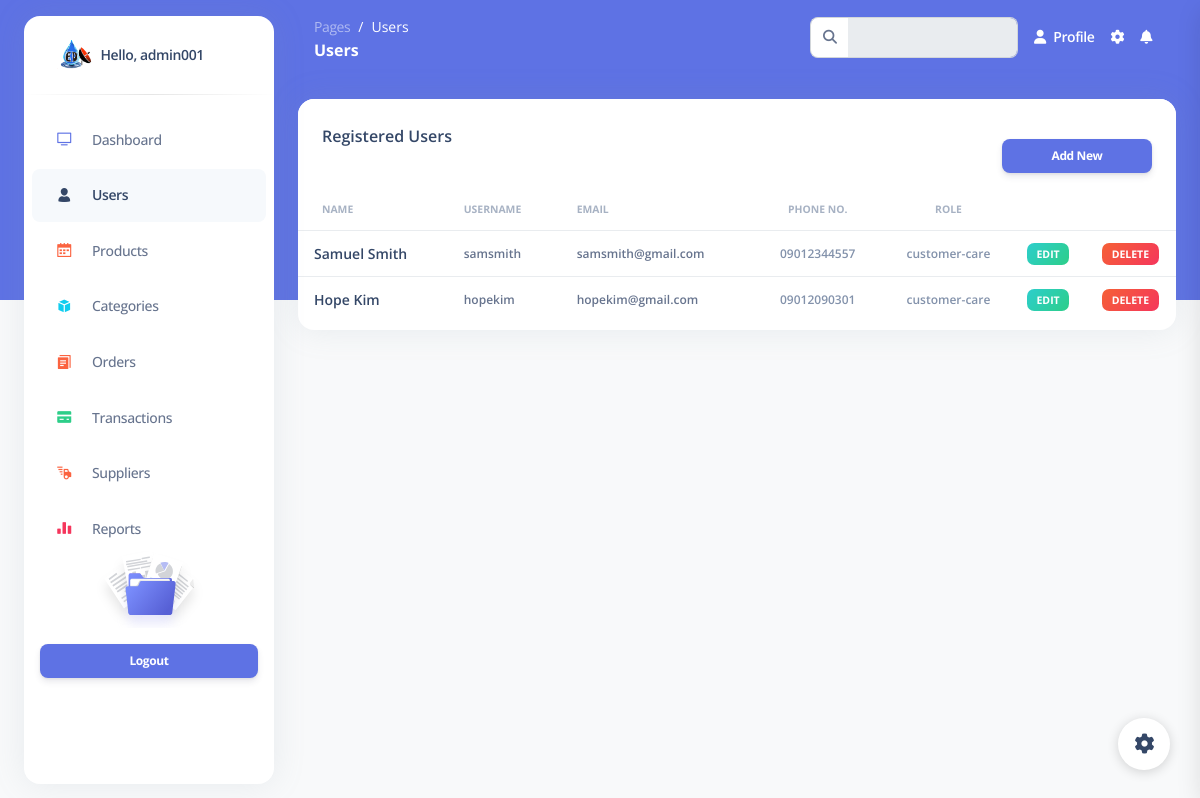
The page /admin/pages/users.php (signed in) on the database its author committed.
### tables this page shows
CREATE TABLE `users` (
  `id` int(11) NOT NULL,
  `firstname` varchar(255) NOT NULL,
  `lastname` varchar(255) NOT NULL,
  `username` varchar(255) NOT NULL,
  `email` varchar(255) NOT NULL,
  `phone` varchar(255) NOT NULL,
  `usertype` varchar(255) NOT NULL,
  `password` varchar(255) NOT NULL
);

### functions/userfunctions.php (called while the page is built, shortened)
<?php
function getAllUsers($table) {
    global $conn;
    $query = "SELECT * FROM $table WHERE usertype != 'admin' ORDER BY id DESC";
    return $query_run = mysqli_query($conn, $query);
}
?>

### admin/pages/users.php (the view, shortened to what this page needs)
<?php
require_once '../../functions/userfunctions.php';
?>
<!DOCTYPE html>
<html lang="en">
<head>
  <link rel="stylesheet" href="//cdn.jsdelivr.net/npm/alertifyjs@1.13.1/build/css/alertify.min.css"/>
  <link href="../assets/css/nucleo-icons.css" rel="stylesheet" />
  <link href="../assets/css/nucleo-svg.css" rel="stylesheet" />
  <link href="../assets/css/nucleo-svg.css" rel="stylesheet" />
  <link id="pagestyle" href="../assets/css/argon-dashboard.css?v=2.0.4" rel="stylesheet" />
</head>
<body class="g-sidenav-show   bg-gray-100">
  <aside class="sidenav bg-white navbar navbar-vertical navbar-expand-xs border-0 border-radius-xl my-3 fixed-start ms-4 " id="sidenav-main">
    <div class="sidenav-header">
      <a class="navbar-brand m-0" href="./profile.html">
        <img src="../logo.png" class="navbar-brand-img h-100" alt="main_logo">
        <span class="ms-1 font-weight-bold">
          <?php echo "Hello, ".$_SESSION['sessionuser']?>
        </span>
      </a>
    </div>
    <hr class="horizontal dark mt-0">
    <div class="collapse navbar-collapse  w-auto " id="sidenav-collapse-main">
      <ul class="navbar-nav">
        <li class="nav-item">
          <a class="nav-link" href="../index.php">
            <div class="icon icon-shape icon-sm border-radius-md text-center me-2 d-flex align-items-center justify-content-center">
              <i class="ni ni-tv-2 text-primary text-sm opacity-10"></i>
            </div>
            <span class="nav-link-text ms-1">Dashboard</span>
          </a>
        </li>
        <li class="nav-item " data-target="user">
          <a class="nav-link active" href="./users.php" data-target="user">
            <div class="icon icon-shape icon-sm border-radius-md me-2 text-center me-2 d-flex align-items-center justify-content-center " data-target="user">
              <i class="ni ni-single-02 text-dark text-sm opacity-10 " data-target="user"></i>
            </div>
            <span class="nav-link-text ms-1 " data-target="user">Users</span>
          </a>
        </li>
        <li class="nav-item">
          <a class="nav-link " href="./products.php">
            <div class="icon icon-shape icon-sm border-radius-md text-center me-2 d-flex align-items-center justify-content-center">
              <i class="ni ni-calendar-grid-58 text-warning text-sm opacity-10"></i>
            </div>
            <span class="nav-link-text ms-1">Products</span>
          </a>
        </li>
        <li class="nav-item">
          <a class="nav-link " href="./categories.php">
            <div class="icon icon-shape icon-sm border-radius-md text-center me-2 d-flex align-items-center justify-content-center">
              <i class="ni ni-app text-info text-sm opacity-10"></i>
            </div>
            <span class="nav-link-text ms-1">Categories</span>
          </a>
        </li>
        <li class="nav-item">
          <a class="nav-link " href="./orders.php">
            <div class="icon icon-shape icon-sm border-radius-md text-center me-2 d-flex align-items-center justify-content-center">
              <i class="ni ni-single-copy-04 text-warning text-sm opacity-10"></i>
            </div>
            <span class="nav-link-text ms-1">Orders</span>
          </a>
        </li>
        <li class="nav-item">
          <a class="nav-link " href="./transactions.php">
            <div class="icon icon-shape icon-sm border-radius-md text-center me-2 d-flex align-items-center justify-content-center">
              <i class="ni ni-credit-card text-success text-sm opacity-10"></i>
            </div>
            <span class="nav-link-text ms-1">Transactions</span>
          </a>
        </li>
        <li class="nav-item">
          <a class="nav-link " href="./suppliers.php">
            <div class="icon icon-shape icon-sm border-radius-md text-center me-2 d-flex align-items-center justify-content-center">
              <i class="ni ni-delivery-fast text-warning text-sm opacity-10"></i>
            </div>
            <span class="nav-link-text ms-1">Suppliers</span>
          </a>
        </li>
        <li class="nav-item">
          <a class="nav-link " href="./reports.php">
            <div class="icon icon-shape icon-sm border-radius-md text-center me-2 d-flex align-items-center justify-content-center">
              <i class="ni ni-chart-bar-32 text-danger text-sm opacity-10"></i>
            </div>
            <span class="nav-link-text ms-1">Reports</span>
          </a>
        </li>
      </ul>
    </div>
    <div class="sidenav-footer mx-3 ">
      <div class="card card-plain shadow-none" id="sidenavCard">
        <img class="w-50 mx-auto" src="../assets/img/illustrations/icon-documentation.svg" alt="sidebar_illustration">
        <div class="card-body text-center p-3 w-100 pt-0">
        </div>
      </div>
      <a class="btn btn-primary btn-sm mb-0 w-100" onclick="return confirm('Are you sure to logout?')" href="../../includes/logout.php" type="button">Logout</a>
    </div>
  </aside>
  <main class="main-content position-relative border-radius-lg ">
    <nav class="navbar navbar-main navbar-expand-lg px-0 mx-4 shadow-none border-radius-xl " id="navbarBlur" data-scroll="false">
      <div class="container-fluid py-1 px-3">
        <nav aria-label="breadcrumb">
          <ol class="breadcrumb bg-transparent mb-0 pb-0 pt-1 px-0 me-sm-6 me-5">
            <li class="breadcrumb-item text-sm"><a class="opacity-5 text-white" href="javascript:;">Pages</a></li>
            <li class="breadcrumb-item text-sm text-white active" aria-current="page">Users</li>
          </ol>
          <h6 class="font-weight-bolder text-white mb-0">Users</h6>
        </nav>
        <div class="collapse navbar-collapse mt-sm-0 mt-2 me-md-0 me-sm-4" id="navbar">
          <div class="ms-md-auto pe-md-3 d-flex align-items-center">
            <div class="input-group">
              <span class="input-group-text text-body"><i class="fas fa-search" aria-hidden="true"></i></span>
              <input type="text" class="form-control" disabled>
            </div>
          </div>
          <ul class="navbar-nav  justify-content-end">
            <li class="nav-item d-flex align-items-center">
              <a href="profile.php" class="nav-link text-white font-weight-bold px-0">
                <i class="fa fa-user me-sm-1"></i>
                <span class="d-sm-inline d-none">Profile</span>
              </a>
            </li>
            <li class="nav-item px-3 d-flex align-items-center">
              <a href="javascript:;" class="nav-link text-white p-0">
                <i class="fa fa-cog fixed-plugin-button-nav cursor-pointer"></i>
              </a>
            </li>
            <li class="nav-item dropdown pe-2 d-flex align-items-center">
              <a href="javascript:;" class="nav-link text-white p-0" id="dropdownMenuButton" data-bs-toggle="dropdown" aria-expanded="false">
                <i class="fa fa-bell cursor-pointer"></i>
              </a>
            </li>
          </ul>
        </div>
      </div>
    </nav>
    <div class="container-fluid py-4">
      <div class="row">
        <div class="col-12">
          <div class="card mb-4">
            <div class="card-header pb-0">
            <button onclick="window.location.href='add-users.php'" class="btn btn-primary btn-sm my-3 " style="float: right; width: 150px;">Add New</button>
              <h6>Registered Users</h6>
            </div>
            <div class="card-body px-0 pt-0 pb-2">
              <div class="table-responsive p-0">
                <table id="myTable" class="table align-items-center mb-0">
                  <thead>
                    <tr>
                      <th class="text-uppercase text-secondary text-xxs font-weight-bolder opacity-7">Name</th>
                      <th class="text-uppercase text-secondary text-xxs font-weight-bolder opacity-7 ps-2">Username</th>
                      <th class="text-uppercase text-secondary text-xxs font-weight-bolder opacity-7 ps-2">Email</th>
                      <th class="text-center text-uppercase text-secondary text-xxs font-weight-bolder opacity-7">Phone no.</th>
                      <th class="text-center text-uppercase text-secondary text-xxs font-weight-bolder opacity-7">Role</th>
                      <th class="text-center text-uppercase text-secondary text-xxs font-weight-bolder opacity-7"></th>
                      <th class="text-center text-uppercase text-secondary text-xxs font-weight-bolder opacity-7"></th>
                    </tr>
                  </thead>
                  <tbody>
                    <?php
                      $users = getAllUsers('users');
                      if (mysqli_num_rows($users) > 0) {
                        foreach($users as $item) {
                        ?>
                    <tr>
                      <td>
                        <div class="d-flex px-2 py-1">
                          <div class="d-flex flex-column justify-content-center">
                            <h6 class="mb-0 text-sm"><?=$item['firstname']?> <?=$item['lastname']?></h6>
                          </div>
                        </div>
                      </td>
                      <td>
                        <p class="text-xs font-weight-bold mb-0"><?=$item['username']?></p>
                      </td>
                      <td>
                        <p class="text-xs font-weight-bold mb-0"><?=$item['email']?></p>
                      </td>
                      <td class="align-middle text-center">
                        <span class="text-secondary text-xs font-weight-bold "><?=$item['phone']?></span>
                      </td>
                      <td class="align-middle text-center">
                        <span class="text-secondary text-xs font-weight-bold"><?=$item['usertype']?></span>
                      </td>
                      <td class="align-middle text-center text-sm">
                        <button class="badge badge-sm bg-gradient-success border-0" onclick="return window.location.href='edit-user.php?id=<?=$item['id']?>'">Edit</button>
                      </td>
                      <td class="align-middle text-center text-sm">
                        <button class="badge badge-sm bg-gradient-danger deleteUserBtn border-0" value="<?= $item['id']?>">Delete</button>
                      </td>
                    </tr>
                  <?php
                    }
                  } ?>
                  </tbody>
                </table>
              </div>
            </div>
          </div>
        </div>
      </div>
    </div>
  </main>
  <div class="fixed-plugin">
    <a class="fixed-plugin-button text-dark position-fixed px-3 py-2">
      <i class="fa fa-cog py-2"> </i>
    </a>
    </div>
</body>
</html>

### admin/assets/css/nucleo-svg.css (style rules this page uses)
.icon { display: inline-block; color: #111111; height: 1em; width: 1em; }
.icon-sm { height: 0.8em; width: 0.8em; }
.icon { fill: currentColor; stroke: none; }

### rows shown on the page
users: firstname "Samuel", lastname "Smith", username "samsmith", email "samsmith@gmail.com", phone "09012344557", usertype "customer-care", $item['id'] 18 (drawn)
users: firstname "Hope", lastname "Kim", username "hopekim", email "hopekim@gmail.com", phone "09012090301", usertype "customer-care", $item['id'] 16 (drawn)

### other values the page prints
$_SESSION['sessionuser'] "admin001"
